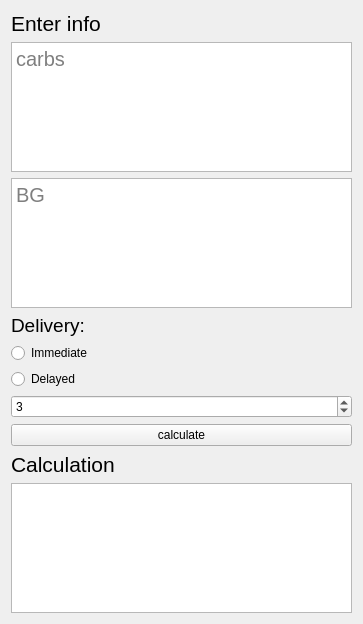
<?xml version="1.0" encoding="UTF-8"?>
<ui version="4.0">
 <class>BolusScreen</class>
 <widget class="QWidget" name="BolusScreen">
  <property name="geometry">
   <rect>
    <x>0</x>
    <y>0</y>
    <width>363</width>
    <height>624</height>
   </rect>
  </property>
  <property name="windowTitle">
   <string>Form</string>
  </property>
  <layout class="QVBoxLayout" name="verticalLayout">
   <item>
    <widget class="QLabel" name="label">
     <property name="font">
      <font>
       <pointsize>16</pointsize>
      </font>
     </property>
     <property name="text">
      <string>Enter info</string>
     </property>
    </widget>
   </item>
   <item>
    <widget class="QTextEdit" name="carbs_textEdit">
     <property name="font">
      <font>
       <pointsize>15</pointsize>
      </font>
     </property>
     <property name="placeholderText">
      <string>carbs</string>
     </property>
    </widget>
   </item>
   <item>
    <widget class="QTextEdit" name="bg_textEdit">
     <property name="font">
      <font>
       <pointsize>15</pointsize>
      </font>
     </property>
     <property name="placeholderText">
      <string>BG</string>
     </property>
    </widget>
   </item>
   <item>
    <widget class="QLabel" name="label_3">
     <property name="font">
      <font>
       <pointsize>14</pointsize>
      </font>
     </property>
     <property name="text">
      <string>Delivery:</string>
     </property>
    </widget>
   </item>
   <item>
    <widget class="QRadioButton" name="radioButton">
     <property name="text">
      <string>Immediate</string>
     </property>
    </widget>
   </item>
   <item>
    <widget class="QRadioButton" name="radioButton_2">
     <property name="text">
      <string>Delayed</string>
     </property>
    </widget>
   </item>
   <item>
    <widget class="QSpinBox" name="spinBox">
     <property name="maximum">
      <number>24</number>
     </property>
     <property name="value">
      <number>3</number>
     </property>
    </widget>
   </item>
   <item>
    <widget class="QPushButton" name="calculate_pushButton">
     <property name="text">
      <string>calculate</string>
     </property>
    </widget>
   </item>
   <item>
    <widget class="QLabel" name="label_2">
     <property name="font">
      <font>
       <pointsize>16</pointsize>
      </font>
     </property>
     <property name="text">
      <string>Calculation</string>
     </property>
    </widget>
   </item>
   <item>
    <widget class="QTextBrowser" name="textBrowser_2"/>
   </item>
  </layout>
 </widget>
 <resources/>
 <connections>
  <connection>
   <sender>calculate_pushButton</sender>
   <signal>clicked()</signal>
   <receiver>BolusScreen</receiver>
   <slot>calculateBolus()</slot>
   <hints>
    <hint type="sourcelabel">
     <x>181</x>
     <y>352</y>
    </hint>
    <hint type="destinationlabel">
     <x>181</x>
     <y>278</y>
    </hint>
   </hints>
  </connection>
 </connections>
 <slots>
  <slot>calculateBolus()</slot>
  <slot>setExtendedHours()</slot>
 </slots>
</ui>
